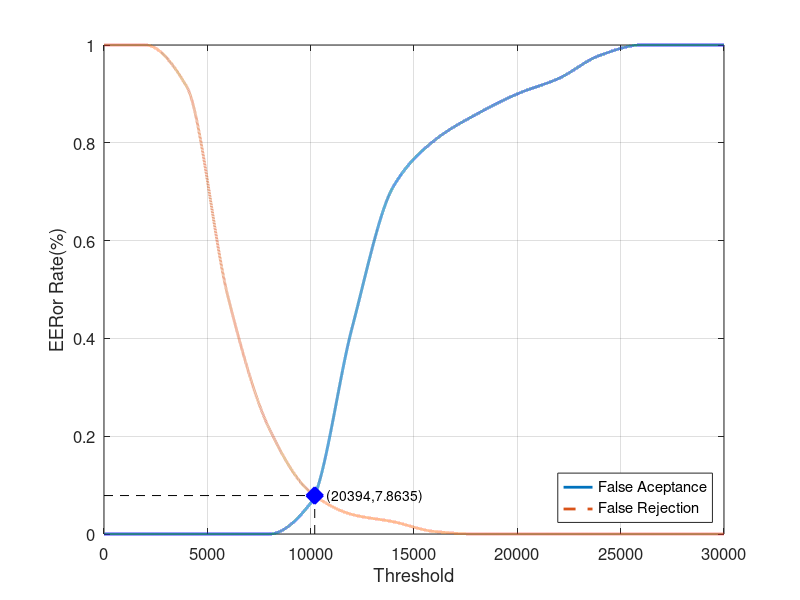
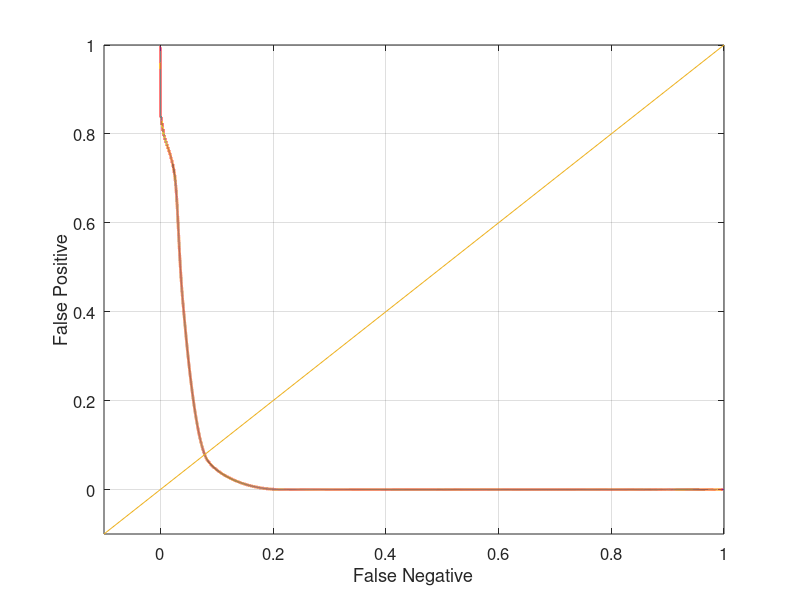

The MATLAB script that drew these images, in order:
close all;
clear;
clc;
x = 0:2000:30000;
xq = 0:0.5:30000;

y0 = [0 0 0 0 0 0.0631579 0.421053 0.710526 0.805263 0.857895 0.9 0.931579 0.978947 1 1 1]
yy0 = interp1(x, y0, xq, 'pchip');
y1 = [1 1 0.915 0.485 0.215 0.085 0.04 0.025 0.005 0 0 0 0 0 0 0]
yy1 = interp1(x, y1, xq, 'pchip');

% Calculating EER: 
y2 = abs(y0 - y1);
find(y2 == min(y2))
yy2 = abs(yy0 - yy1);
xEER = find(yy2 == min(yy2));
xEERIndex = xq(xEER) % X-axis EER
yEER = yy0(xEER) % Y-axis EER

main = figure
plot(xq, yy0,'-','LineWidth', 2);	hold on
plot(xq, yy1,'--','LineWidth', 2);	hold on
plot([xEERIndex xEERIndex], [0 yEER], 'k--');	hold on
plot([0 xEERIndex], [yEER yEER], 'k--');	hold on
plot(xEERIndex, yEER, 'bx', 'LineWidth', 10);	hold on
text(xEERIndex, yEER,strcat('    (', num2str(xEER), ', ', num2str(yEER * 100), ')'))
legend('False Aceptance', 'False Rejection', 'Location', 'SouthEast')
xlabel('Threshold')
ylabel('EERor Rate(%)')
set(gca, 'FontSize', 12)
axis([0 30000 0 1])
grid on

print(main, 'Database3_4Main', '-dpng');
FNRxFPR = figure('Color', [1 1 1]);
plot(yy1, yy0, '-', yy1, yy0, 'LineWidth', 2);
hold on
y = -0.1:0.1:1
plot(y, y); 
set(gca, 'FontSize', 12)
xlabel('False Negative')
ylabel('False Positive')
axis([-0.1 1 -0.1 1])
set(gca, 'FontSize', 12)
grid on

print(FNRxFPR, 'Database3_4FNRxFPR','-dpng');
